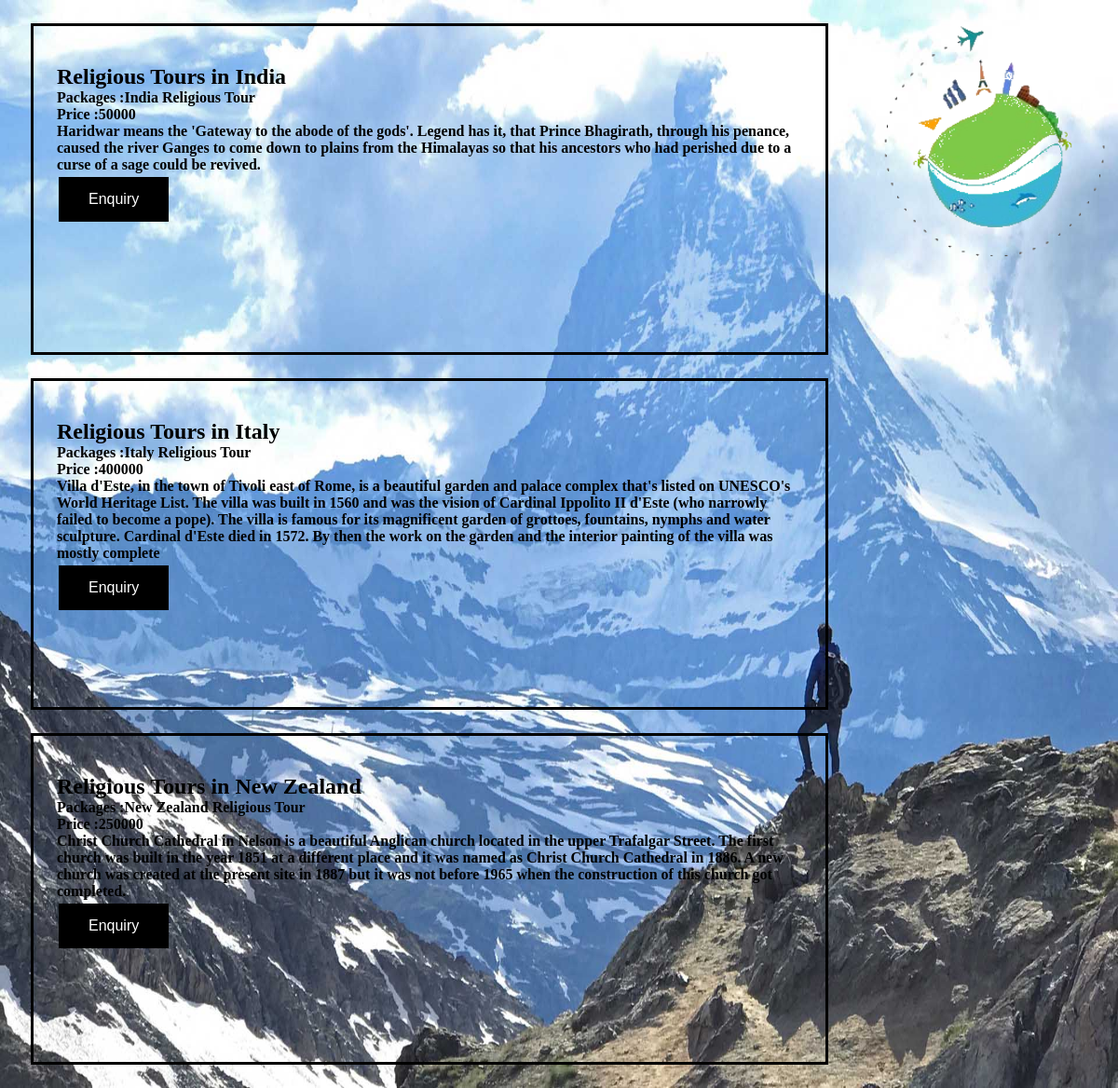
The app's page /accounts/religioustour/ with its own data.
### accounts/models.py (models this page shows)
class Packagess(models.Model):
	category = models.ForeignKey(Category,on_delete=models.CASCADE)
	real_category=models.CharField(max_length=50)
	subcategory = models.CharField(max_length=200)
	packages = models.CharField(max_length=200)
	price = models.PositiveIntegerField()
	information = models.TextField()

### accounts/views.py (the view)
# urls.py: path('religioustour/',views.religioustour , name = "religioustour"),
def religioustour(request):
	categoryr= Packagess.objects.filter(real_category='Religious Tours')
	return render(request,'religioustour.html',{'categoryr': categoryr})

### templates/religioustour.html (shortened to what this page needs)
{% extends 'cat_template.html' %}
{% block content %}
	{% for post in categoryr %}
	<div>
		<p ><font color="	#008080	" size="+2"><b>{{ post.subcategory }}<b><br></font>
			<font color="#008080">Packages :</font>{{ post.packages }}</br>
			<font color="#008080">Price :</font>{{ post.price }}</br>
			<font color="#008080"></font>{{ post.information }}</br>
				<button class="button" onClick="location.href='appointment.html'" onmousemove="onmouse()"
			 >Enquiry</button>
	</div>
	{% endfor %}
	{% endblock %}

### accounts/static/cat.css (style rules this page uses)
div { width: 800px; border: 3px solid blue; border-color: black; padding: 25px; margin: 25px; height: 300px; }
font { color: black; }
.button { background-color: black; border: none; color: white; padding: 15px 32px; text-align: center; text-decoration: none; display: inline-block; font-size: 16px; margin: 4px 2px; cursor: pointer; background-color: black; }

### records on screen
Packagess: subcategory "Religious Tours in India", packages "India Religious Tour", price "50000", information "Haridwar means the 'Gateway to the abode of the gods'. Legend has it, that Prince Bhagirath, through his penance, caused the river Ganges to come down to plains from the Himalayas so that his ancestors who had perished due to a curse of a sage could be revived."
Packagess: subcategory "Religious Tours in Italy", packages "Italy Religious Tour", price "400000", information "Villa d'Este, in the town of Tivoli east of Rome, is a beautiful garden and palace complex that's listed on UNESCO's World Heritage List. The villa was built in 1560 and was the vision of Cardinal Ippolito II d'Este (who narrowly failed to become a pope). The villa is famous for its magnificent garden of grottoes, fountains, nymphs and water sculpture. Cardinal d'Este died in 1572. By then the work on the garden and the interior painting of the villa was mostly complete"
Packagess: subcategory "Religious Tours in New Zealand", packages "New Zealand Religious Tour", price "250000", information "Christ Church Cathedral in Nelson is a beautiful Anglican church located in the upper Trafalgar Street. The first church was built in the year 1851 at a different place and it was named as Christ Church Cathedral in 1886. A new church was created at the present site in 1887 but it was not before 1965 when the construction of this church got completed."
